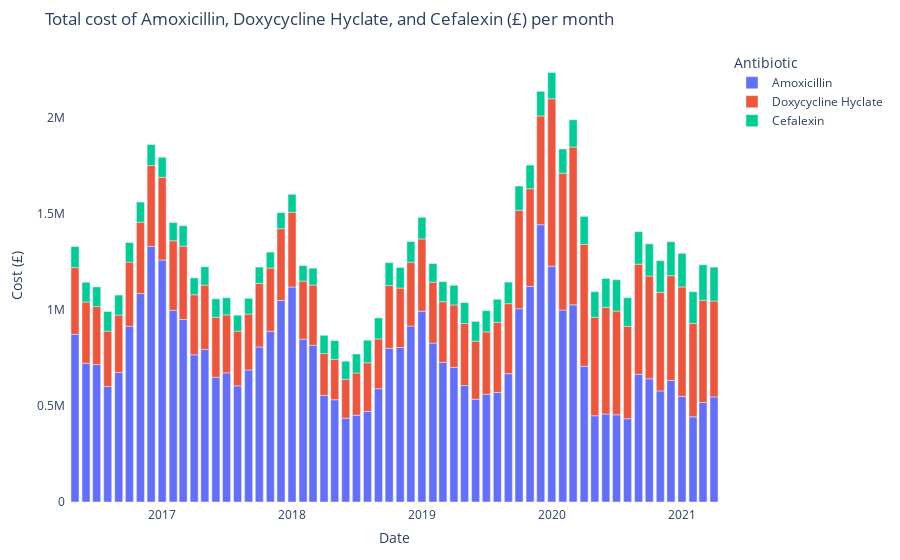

Source (notebook cell):
### Code cell
pd.options.plotting.backend = "plotly"
fig = px.bar(all_amoxicillin_plot, x='Date', y= ["Amoxicillin", "Doxycycline Hyclate", 'Cefalexin'],
labels={"value": "Cost (£)", "variable": "Antibiotic"},  
title= "Total cost of Amoxicillin, Doxycycline Hyclate, and Cefalexin (£) per month")
fig.update_layout(
    {"plot_bgcolor": "rgba(0, 0, 0, 0)", "paper_bgcolor": "rgba(0, 0, 0, 0)"},
    autosize=True,
    margin=dict(l=50, r=50, b=50, t=50, pad=4, autoexpand=True),
)
fig.show()
